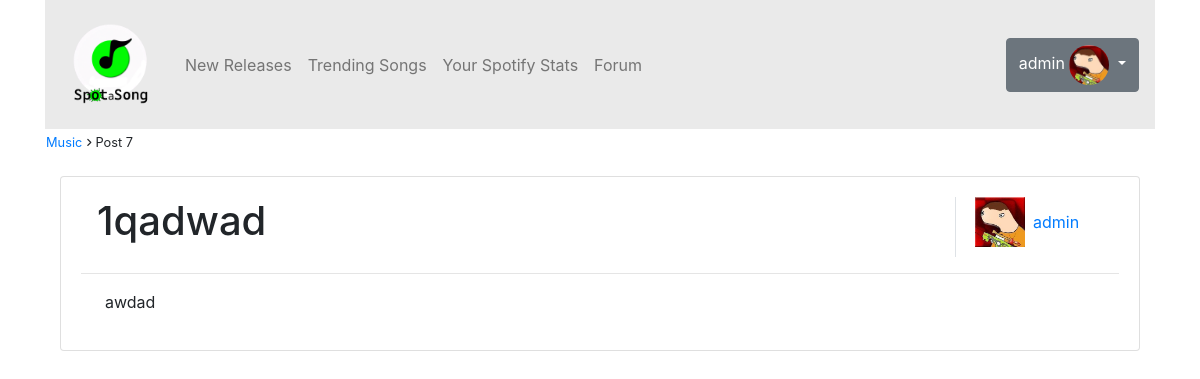
/forum/Music/post/7/ (signed in), run on the app's committed database.
### accounts/models.py (models this page shows, shortened)
class CustomUser(AbstractUser):
    age = models.PositiveIntegerField(null=True, blank=True)

class UserProfile(models.Model):
    user = models.OneToOneField(CustomUser, on_delete=models.CASCADE)
    profile_picture = models.ImageField(default='default.jpg',upload_to='profile_pictures')
    bio = models.TextField(max_length=1500, blank=True)

### forum/models.py (models this page shows, shortened)
class ForumCategory(models.Model):
    name = models.CharField(max_length=100)
    description = models.TextField()

class ForumPost(models.Model):
    title = models.CharField(max_length=100)
    body = models.TextField()
    user = models.ForeignKey(User, on_delete=models.CASCADE)
    category = models.ForeignKey(ForumCategory, on_delete=models.CASCADE, related_name='posts')
    created_at = models.DateTimeField(auto_now_add=True)

### forum/views.py (the view)
# urls.py: path('<str:category_name>/post/<str:post_id>/', views.post, name='post'),
def post(request, category_name, post_id):
    try:
        forumcategory = ForumCategory.objects.get(name=category_name)
        forumpost = ForumPost.objects.get(id=post_id, category=forumcategory)
        return render(request, 'post.html', {'post': forumpost, 'category_name': category_name,})
    except ForumPost.DoesNotExist or ForumCategory.DoesNotExist:
        invalid_id = "Post ID or category does not exist"
        return render(request, 'post.html', {'invalid_id':invalid_id,'post': ""})

### forum/templates/post.html (shortened to what this page needs)
{% extends "base.html" %}
{% load static %}
{% load crispy_forms_tags %}
{% block content %}
<div id="postContainer" class="container">
    <div class="row">
        {% if invalid_id %}
            <p class="pt-2 pl-2">{{invalid_id}}</p>
        {% else %}
        <small class="ml-3 mt-1">
            <a href="{% url 'forum:categoryposts' category_name %}"> {{category_name}}
            </a>
            Post {{post.id}}
          </small>
     </div>
        <div class="col-md mt-4">
            <div class="card">
                <div class="card-body ">
                    <div class="row">
                        <div class="col-10 border-right">
                            <h1 class="card-title ml-3" id="posttitle">{{post.title}}</h1>
                        </div>
                        <div class="col-2">
                            <div class="row ml-1">
                            <img id="postimageprofile" src="{{ post.user.userprofile.profile_picture.url }}">
                            <p class="my-auto ml-2"><a href="{% url 'accounts:profile' post.user %}">{{post.user}}</a></p>
                            </div>
                        </div>
                    </div>
                    <hr>
                    <p class="ml-4">{{post.body |linebreaksbr}}</p>
                </div>
            </div>
        </div>
        {% endif %}
</div>
{% endblock %}

### main/templates/navbar.html (shortened to what this page needs)
{% load static %}
<div class="container">
  <nav class="navbar navbar-expand-lg navbar-light" style="background-color: #eaeaea;">
    <div class="collapse navbar-collapse" id="navbarTogglerDemo01">
      <a class="pt-2 navbar-brand" href="{% url 'main:home' %}">
        <img src="{% static '\images\DALL·E 2023-04-06 12.51.07 - Create a copytright free logo using this website name_ Spot-a-Song. Use grayscale colors with greenscale (1).png' %}" width="100" height="100" alt="">
      </a>
      <ul class="navbar-nav mr-auto mt-2 mt-lg-0">
        <li class="nav-item">
          <a class="nav-link" href="{% url 'main:new_releases' %}">New Releases</a>
        </li>
        <li class="nav-item">
          <a class="nav-link" href="{% url 'main:trendingSongs' %}">Trending Songs</a>
        </li>
        <li class="nav-item">
          <a class="nav-link" href="{% url 'accounts:spotify_authorize' %}">Your Spotify Stats</a>
        </li>
        <li class="nav-item">
          <a class="nav-link" href="{% url 'forum:forumtopics' %}">Forum</a>
        </li>
      </ul>
      {% if user.is_authenticated %}
      <div class="dropdown justify-content-right">
        <button class="btn btn-secondary dropdown-toggle" type="button" id="dropdownMenuButton" data-toggle="dropdown" aria-haspopup="true" aria-expanded="false">
          {{ user.username }}
          <img class="rounded-circle" id="imageprofile" src="{{ user.userprofile.profile_picture.url }}"></a>
        </button>
      </div>
      {% else %}
      <div class="justify-content-right">
        <a href="{% url 'accounts:signin' %}">SignIn</a>
        |
        <a href="{% url 'accounts:signup' %}">SignUp</a>
      </div>
      {% endif %}
    </div>
 </nav>
</div>

### static/css/style.css (style rules this page uses)
#imageprofile { max-width: 40px; max-height: 40px; }
#postimageprofile { max-width: 50px; max-height: 50px; }

### data on the page
CustomUser: username "admin", userprofile.profile_picture (picture)
ForumCategory: name "Music"
ForumPost: id "7", title "1qadwad", user.userprofile.profile_picture (picture), user "admin", body "awdad"
